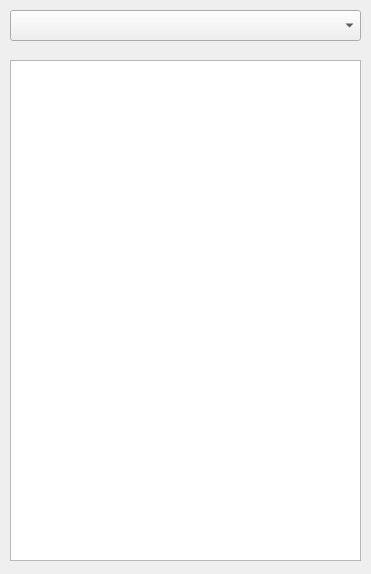
<?xml version="1.0" encoding="UTF-8"?>
<ui version="4.0">
 <class>Form</class>
 <widget class="QWidget" name="Form">
  <property name="geometry">
   <rect>
    <x>0</x>
    <y>0</y>
    <width>371</width>
    <height>574</height>
   </rect>
  </property>
  <property name="windowTitle">
   <string>Form</string>
  </property>
  <widget class="QListWidget" name="listWidget">
   <property name="geometry">
    <rect>
     <x>10</x>
     <y>60</y>
     <width>351</width>
     <height>501</height>
    </rect>
   </property>
  </widget>
  <widget class="QComboBox" name="comboBox">
   <property name="geometry">
    <rect>
     <x>10</x>
     <y>10</y>
     <width>351</width>
     <height>31</height>
    </rect>
   </property>
  </widget>
 </widget>
 <resources/>
 <connections/>
</ui>
